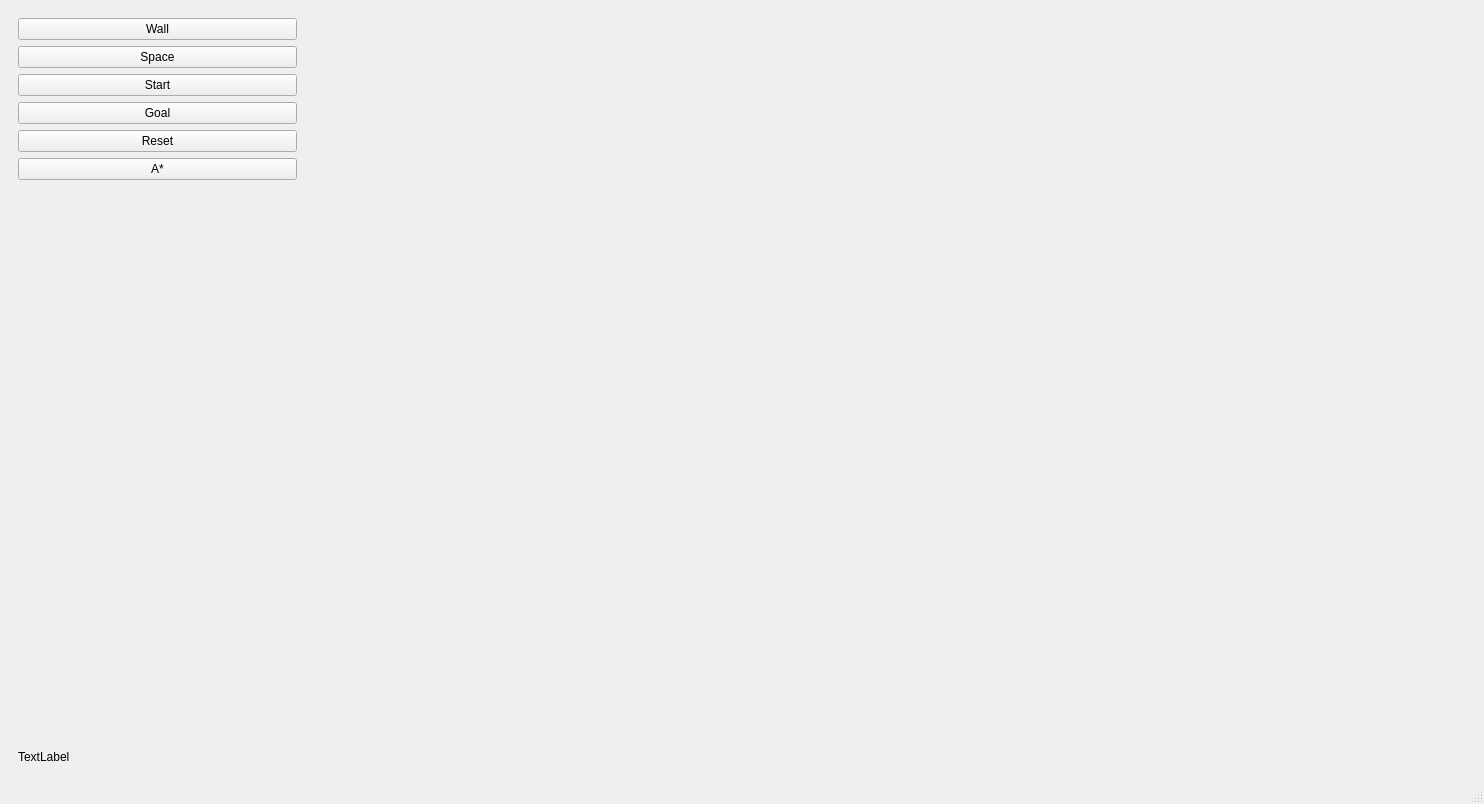
<?xml version="1.0" encoding="UTF-8"?>
<ui version="4.0">
 <class>MainWindow</class>
 <widget class="QMainWindow" name="MainWindow">
  <property name="geometry">
   <rect>
    <x>0</x>
    <y>0</y>
    <width>1484</width>
    <height>804</height>
   </rect>
  </property>
  <property name="minimumSize">
   <size>
    <width>628</width>
    <height>391</height>
   </size>
  </property>
  <property name="windowTitle">
   <string>MainWindow</string>
  </property>
  <widget class="QWidget" name="centralwidget">
   <layout class="QHBoxLayout" name="horizontalLayout" stretch="0,1">
    <item>
     <widget class="QWidget" name="widget" native="true">
      <property name="sizePolicy">
       <sizepolicy hsizetype="Fixed" vsizetype="MinimumExpanding">
        <horstretch>0</horstretch>
        <verstretch>0</verstretch>
       </sizepolicy>
      </property>
      <property name="minimumSize">
       <size>
        <width>297</width>
        <height>679</height>
       </size>
      </property>
      <property name="maximumSize">
       <size>
        <width>297</width>
        <height>16777215</height>
       </size>
      </property>
      <layout class="QVBoxLayout" name="verticalLayout">
       <item>
        <widget class="QPushButton" name="btn_wall">
         <property name="text">
          <string>Wall</string>
         </property>
        </widget>
       </item>
       <item>
        <widget class="QPushButton" name="btn_free">
         <property name="text">
          <string>Space</string>
         </property>
        </widget>
       </item>
       <item>
        <widget class="QPushButton" name="btn_start">
         <property name="text">
          <string>Start</string>
         </property>
        </widget>
       </item>
       <item>
        <widget class="QPushButton" name="btn_goal">
         <property name="text">
          <string>Goal</string>
         </property>
        </widget>
       </item>
       <item>
        <widget class="QPushButton" name="btn_reset">
         <property name="text">
          <string>Reset</string>
         </property>
        </widget>
       </item>
       <item>
        <widget class="QPushButton" name="btn_astar">
         <property name="text">
          <string>A*</string>
         </property>
        </widget>
       </item>
       <item>
        <spacer name="verticalSpacer">
         <property name="orientation">
          <enum>Qt::Orientation::Vertical</enum>
         </property>
         <property name="sizeHint" stdset="0">
          <size>
           <width>20</width>
           <height>80</height>
          </size>
         </property>
        </spacer>
       </item>
       <item>
        <widget class="QLabel" name="lblStatus">
         <property name="text">
          <string>TextLabel</string>
         </property>
        </widget>
       </item>
      </layout>
     </widget>
    </item>
    <item>
     <widget class="QWidget" name="mapContainer" native="true">
      <property name="sizePolicy">
       <sizepolicy hsizetype="Expanding" vsizetype="Expanding">
        <horstretch>0</horstretch>
        <verstretch>0</verstretch>
       </sizepolicy>
      </property>
      <property name="mouseTracking">
       <bool>true</bool>
      </property>
     </widget>
    </item>
   </layout>
  </widget>
  <widget class="QMenuBar" name="menubar">
   <property name="geometry">
    <rect>
     <x>0</x>
     <y>0</y>
     <width>1484</width>
     <height>21</height>
    </rect>
   </property>
  </widget>
  <widget class="QStatusBar" name="statusbar"/>
 </widget>
 <resources/>
 <connections/>
</ui>
